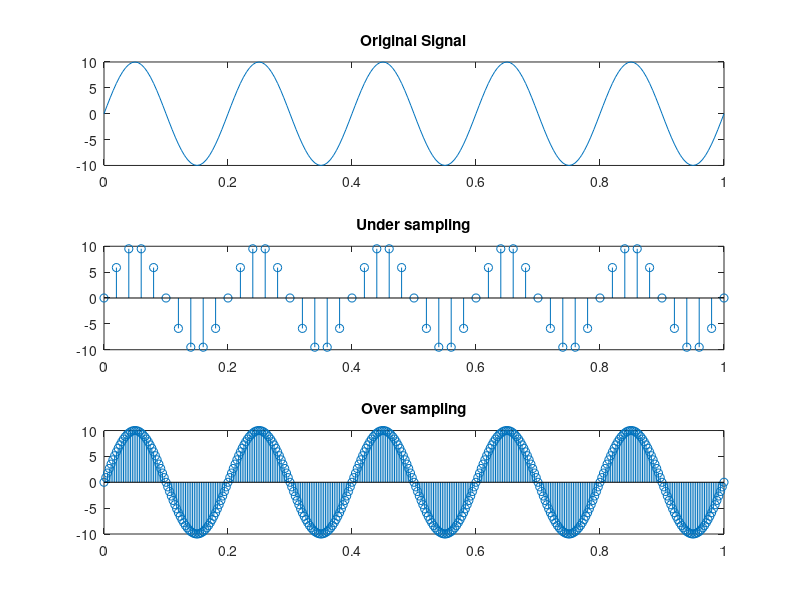

Reproduce this figure in MATLAB.
clc 
clear all;
close all;

f = 5;
a = 10;
t = 0:0.005:1;
y = a*sin(2*pi*f*t);
subplot(3,1,1);
plot(t, y);
title('Original Signal');

%under sampling
fs = 50;
n1 = 0:1/fs:1;
y1 = a*sin(2*pi*f*n1);
subplot(3,1,2);
stem(n1, y1);
title('Under sampling');

%over sampling
fs = 350;
n2 = 0:1/fs:1;
y2 = a*sin(2*pi*f*n2);
subplot(3,1,3);
stem(n2, y2);
title('Over sampling');